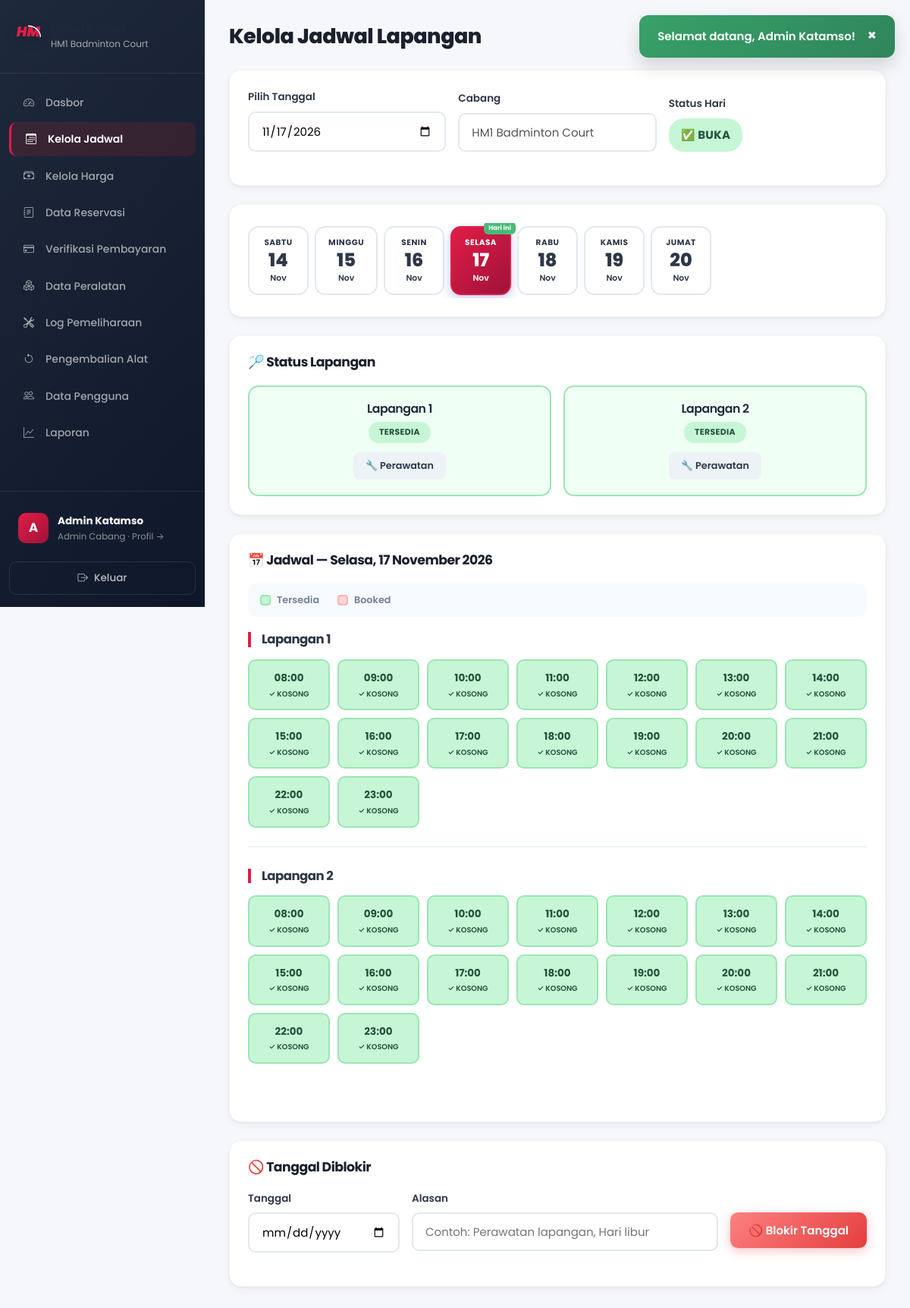
/admin/jadwal.php (signed in), run on the app's committed database.
### tables this page shows
CREATE TABLE IF NOT EXISTS cabang (
    id INT AUTO_INCREMENT PRIMARY KEY,
    nama VARCHAR(100) NOT NULL COMMENT 'Nama cabang',
    alamat VARCHAR(255) NOT NULL COMMENT 'Alamat lengkap cabang',
    jumlah_lapangan INT NOT NULL DEFAULT 0 COMMENT 'Jumlah lapangan di cabang',
    no_telepon VARCHAR(20) DEFAULT NULL COMMENT 'Nomor telepon cabang',
    created_at TIMESTAMP DEFAULT CURRENT_TIMESTAMP,
    
    INDEX idx_nama (nama)
);

CREATE TABLE IF NOT EXISTS lapangan (
    id INT AUTO_INCREMENT PRIMARY KEY,
    cabang_id INT NOT NULL COMMENT 'ID cabang pemilik lapangan',
    nama VARCHAR(50) NOT NULL COMMENT 'Nama lapangan (Lapangan 1, 2, dst)',
    tipe ENUM('indoor', 'outdoor') DEFAULT 'indoor' COMMENT 'Tipe lapangan',
    status ENUM('tersedia', 'perawatan', 'tidak_aktif') DEFAULT 'tersedia' COMMENT 'Status ketersediaan',
    
    FOREIGN KEY (cabang_id) REFERENCES cabang(id) ON DELETE CASCADE,
    INDEX idx_cabang (cabang_id),
    INDEX idx_status (status)
);

### config/functions.php (called while the page is built, shortened)
<?php
function getCabangById($id) {
    $db = getDB();
    $stmt = $db->prepare("SELECT * FROM cabang WHERE id = ?");
    $stmt->execute([$id]);
    return $stmt->fetch();
}
function getAllLapanganByCabang($cabang_id) {
    $db = getDB();
    $stmt = $db->prepare("SELECT * FROM lapangan WHERE cabang_id = ? ORDER BY nama");
    $stmt->execute([$cabang_id]);
    return $stmt->fetchAll();
}
function getJadwalTersedia($lapangan_id, $tanggal) {
    $db = getDB();
    $stmt = $db->prepare("SELECT waktu_mulai, waktu_selesai FROM reservasi
        WHERE lapangan_id = ? AND tanggal = ? AND status != 'cancelled'");
    $stmt->execute([$lapangan_id, $tanggal]);
    $booked = $stmt->fetchAll();
    $jadwal = [];
    for ($i = 8; $i <= 23; $i++) {
        $slot_mulai = sprintf('%02d:00:00', $i);
        $slot_selesai = sprintf('%02d:00:00', $i + 1);
        $tersedia = true;
        $jadwal[] = [
            'jam' => sprintf('%02d:00', $i),
            'waktu_mulai' => $slot_mulai,
            'waktu_selesai' => $slot_selesai,
            'tersedia' => $tersedia
        ];
    }
    return $jadwal;
}
function formatTanggal($tanggal) {
    $bulan = ['','Januari','Februari','Maret','April','Mei','Juni','Juli','Agustus','September','Oktober','November','Desember'];
    $t = explode('-', substr($tanggal, 0, 10));
    return (int)$t[2] . ' ' . $bulan[(int)$t[1]] . ' ' . $t[0];
}
function getHariIndo($tanggal) {
    $hari = ['Minggu','Senin','Selasa','Rabu','Kamis','Jumat','Sabtu'];
    return $hari[date('w', strtotime($tanggal))];
}
function isDateBlocked($cabang_id, $tanggal) {
    $db = getDB();
    $stmt = $db->prepare("SELECT COUNT(*) FROM blocked_dates WHERE cabang_id = ? AND tanggal = ?");
    $stmt->execute([$cabang_id, $tanggal]);
    return $stmt->fetchColumn() > 0;
}
?>

### admin/jadwal.php (the view, shortened to what this page needs)
<?php
$cabang_id = getAdminCabangId();
$cabang = getCabangById($cabang_id);
$tanggal = $_GET['tanggal'] ?? date('Y-m-d');
$lapangan = getAllLapanganByCabang($cabang_id);
$dateBlocked = isDateBlocked($cabang_id, $tanggal);
$jadwalData = [];
foreach ($lapangan as $l) {
    if ($l['status'] === 'tersedia') {
        $jadwalData[$l['id']] = getJadwalTersedia($l['id'], $tanggal);
    }
}
$active_page = 'jadwal';
require_once __DIR__ . '/../includes/header.php';
?>
<div class="dashboard-layout">
    <?php require_once __DIR__ . '/../includes/sidebar_admin.php'; ?>
    <main class="main-content">
        <header class="page-header">
            <h1>Kelola Jadwal Lapangan</h1>
        </header>
        <div class="content-section">
            <form method="GET" action="" class="filter-form">
                <div class="form-row">
                    <div class="form-group">
                        <label>Pilih Tanggal</label>
                        <input type="date" name="tanggal" value="<?php echo $tanggal; ?>" onchange="this.form.submit()">
                    </div>
                    <div class="form-group">
                        <label>Cabang</label>
                        <input type="text" disabled value="<?php echo $cabang['nama']; ?>">
                    </div>
                    <div class="form-group">
                        <label>Status Hari</label>
                        <?php if ($dateBlocked): ?>
                            <span class="badge badge-cancelled" style="font-size:1em;padding:10px 16px;">🚫 DIBLOKIR</span>
                        <?php else: ?>
                            <span class="badge badge-confirmed" style="font-size:1em;padding:10px 16px;">✅ BUKA</span>
                        <?php endif; ?>
                    </div>
                </div>
            </form>
        </div>
        <div class="content-section">
            <div class="date-nav">
                <?php for ($d = -3; $d <= 3; $d++):
                    $navDate = date('Y-m-d', strtotime("$tanggal $d days"));
                    $isToday = $navDate === date('Y-m-d');
                    $isActive = $navDate === $tanggal;
                    $isBlocked = isDateBlocked($cabang_id, $navDate);
                ?>
                <a href="?tanggal=<?php echo $navDate; ?>" class="date-nav-item <?php echo $isActive ? 'active' : ''; ?> <?php echo $isBlocked ? 'blocked' : ''; ?>">
                    <span class="date-nav-day"><?php echo getHariIndo($navDate); ?></span>
                    <span class="date-nav-num"><?php echo date('d', strtotime($navDate)); ?></span>
                    <span class="date-nav-month"><?php echo date('M', strtotime($navDate)); ?></span>
                    <?php if ($isToday): ?><span class="date-today-badge">Hari ini</span><?php endif; ?>
                </a>
                <?php endfor; ?>
            </div>
        </div>
        <div class="content-section">
            <h2>🏸 Status Lapangan</h2>
            <div class="court-status-grid">
                <?php foreach ($lapangan as $l): ?>
                <div class="court-status-card <?php echo $l['status']; ?>">
                    <h4><?php echo $l['nama']; ?></h4>
                    <span class="badge badge-<?php echo $l['status'] === 'tersedia' ? 'confirmed' : ($l['status'] === 'perawatan' ? 'pending' : 'cancelled'); ?>">
                        <?php echo ucfirst(str_replace('_', ' ', $l['status'])); ?>
                    </span>
                    <div class="court-actions">
                        <?php if ($l['status'] === 'tersedia'): ?>
                            <a href="?tanggal=<?php echo $tanggal; ?>&toggle_court=<?php echo $l['id']; ?>&court_status=perawatan" class="btn btn-sm btn-secondary" onclick="return confirm('Set ke perawatan?')">🔧 Perawatan</a>
                        <?php else: ?>
                            <a href="?tanggal=<?php echo $tanggal; ?>&toggle_court=<?php echo $l['id']; ?>&court_status=tersedia" class="btn btn-sm btn-success" onclick="return confirm('Aktifkan kembali?')">✅ Aktifkan</a>
                        <?php endif; ?>
                    </div>
                </div>
                <?php endforeach; ?>
            </div>
        </div>
        <?php if (!$dateBlocked): ?>
        <div class="content-section">
            <h2>📅 Jadwal — <?php echo getHariIndo($tanggal) . ', ' . formatTanggal($tanggal); ?></h2>
            <div class="schedule-legend">
                <span class="legend-item"><span class="legend-dot available"></span> Tersedia</span>
                <span class="legend-item"><span class="legend-dot booked"></span> Booked</span>
            </div>
            <?php foreach ($lapangan as $l): ?>
                <div class="lapangan-jadwal-section">
                    <h3><?php echo $l['nama']; ?></h3>
                    <div class="jadwal-admin-grid">
                        <?php foreach ($jadwalData[$l['id']] as $j): ?>
                        <div class="jadwal-admin-slot <?php echo $j['tersedia'] ? 'tersedia' : 'booked'; ?>">
                            <span class="jam"><?php echo $j['jam']; ?></span>
                            <span class="status"><?php echo $j['tersedia'] ? '✓ Kosong' : '✕ Booked'; ?></span>
                        </div>
                        <?php endforeach; ?>
                    </div>
                </div>
            <?php endforeach; ?>
        </div>
        <?php endif; ?>
        <div class="content-section">
            <h2>🚫 Tanggal Diblokir</h2>
            <form method="POST" class="block-date-form">
                <div class="form-row">
                    <div class="form-group">
                        <label>Tanggal</label>
                        <input type="date" name="block_tanggal" required min="<?php echo date('Y-m-d'); ?>">
                    </div>
                    <div class="form-group">
                        <label>Alasan</label>
                        <input type="text" name="alasan" required placeholder="Contoh: Perawatan lapangan, Hari libur">
                    </div>
                    <div class="form-group">
                        <label>&nbsp;</label>
                        <button type="submit" name="block_date" class="btn btn-danger">🚫 Blokir Tanggal</button>
                    </div>
                </div>
            </form>
        </div>
    </main>
</div>
<?php require_once __DIR__ . '/../includes/footer.php'; ?>

### includes/sidebar_admin.php (shortened to what this page needs)
<?php
$admin_cabang = getCabangById($_SESSION['cabang_id'] ?? 0);
$admin_cabang_nama = $admin_cabang['nama'] ?? 'Admin Panel';
?>
<aside class="sidebar" id="app-sidebar">
    <div class="sidebar-brand">
        <span class="brand-icon">
            <svg width="35" height="30" viewBox="0 0 100 80" fill="none" xmlns="http://www.w3.org/2000/svg">
                <text x="5" y="55" fill="var(--primary)" font-family="'Poppins', sans-serif" font-weight="900" font-size="52" font-style="italic">HM</text>
            </svg>
        </span>
        <div>
            <h3>Panel Admin</h3>
            <small><?php echo htmlspecialchars($admin_cabang_nama); ?></small>
        </div>
    </div>
    <nav class="sidebar-nav">
        <a href="<?php echo BASE_URL; ?>admin/dashboard.php" class="nav-item <?php echo ($active_page ?? '') === 'dashboard' ? 'active' : ''; ?>">
            <span class="nav-icon"><i class="bi bi-speedometer2"></i></span><span>Dasbor</span>
        </a>
        <a href="<?php echo BASE_URL; ?>admin/jadwal.php" class="nav-item <?php echo ($active_page ?? '') === 'jadwal' ? 'active' : ''; ?>">
            <span class="nav-icon"><i class="bi bi-calendar3"></i></span><span>Kelola Jadwal</span>
        </a>
        <a href="<?php echo BASE_URL; ?>admin/harga.php" class="nav-item <?php echo ($active_page ?? '') === 'harga' ? 'active' : ''; ?>">
            <span class="nav-icon"><i class="bi bi-cash-stack"></i></span><span>Kelola Harga</span>
        </a>
        <a href="<?php echo BASE_URL; ?>admin/reservasi.php" class="nav-item <?php echo ($active_page ?? '') === 'reservasi' ? 'active' : ''; ?>">
            <span class="nav-icon"><i class="bi bi-journal-text"></i></span><span>Data Reservasi</span>
        </a>
        <a href="<?php echo BASE_URL; ?>admin/pembayaran.php" class="nav-item <?php echo ($active_page ?? '') === 'pembayaran' ? 'active' : ''; ?>">
            <span class="nav-icon"><i class="bi bi-credit-card"></i></span>
            <span>Verifikasi Pembayaran</span>
        </a>
        <a href="<?php echo BASE_URL; ?>admin/inventory.php" class="nav-item <?php echo ($active_page ?? '') === 'inventory' ? 'active' : ''; ?>">
            <span class="nav-icon"><i class="bi bi-boxes"></i></span><span>Data Peralatan</span>
        </a>
        <a href="<?php echo BASE_URL; ?>admin/maintenance.php" class="nav-item <?php echo ($active_page ?? '') === 'maintenance' ? 'active' : ''; ?>">
            <span class="nav-icon"><i class="bi bi-tools"></i></span><span>Log Pemeliharaan</span>
        </a>
        <a href="<?php echo BASE_URL; ?>admin/pengembalian.php" class="nav-item <?php echo ($active_page ?? '') === 'pengembalian' ? 'active' : ''; ?>">
            <span class="nav-icon"><i class="bi bi-arrow-counterclockwise"></i></span><span>Pengembalian Alat</span>
        </a>
        <a href="<?php echo BASE_URL; ?>admin/pengguna.php" class="nav-item <?php echo ($active_page ?? '') === 'pengguna' ? 'active' : ''; ?>">
            <span class="nav-icon"><i class="bi bi-people"></i></span><span>Data Pengguna</span>
        </a>
        <a href="<?php echo BASE_URL; ?>admin/laporan.php" class="nav-item <?php echo ($active_page ?? '') === 'laporan' ? 'active' : ''; ?>">
            <span class="nav-icon"><i class="bi bi-graph-up"></i></span><span>Laporan</span>
        </a>
    </nav>
    <div class="sidebar-footer">
        <a href="<?php echo BASE_URL; ?>admin/profil.php" class="user-profile <?php echo ($active_page ?? '') === 'profil' ? 'profile-active' : ''; ?>" style="text-decoration:none;color:inherit;">
            <div class="user-avatar"><?php echo htmlspecialchars(strtoupper(substr($_SESSION['nama'], 0, 1))); ?></div>
            <div class="user-info">
                <strong><?php echo htmlspecialchars($_SESSION['nama']); ?></strong>
                <small>Admin Cabang · Profil &rarr;</small>
            </div>
        </a>
        <a href="<?php echo BASE_URL; ?>auth/logout.php" class="btn btn-logout">
            <span><i class="bi bi-box-arrow-right"></i></span> Keluar
        </a>
    </div>
</aside>

### data on the page
cabang: nama "HM1 Badminton Court"
lapangan: nama "Lapangan 1", status "TERSEDIA", jam "08:00", jam "09:00", jam "10:00", jam "11:00", jam "12:00", jam "13:00", jam "14:00", jam "15:00", jam "16:00", jam "17:00", jam "18:00", jam "19:00", jam "20:00", jam "21:00", jam "22:00", jam "23:00"
lapangan: nama "Lapangan 2", status "TERSEDIA", jam "08:00", jam "09:00", jam "10:00", jam "11:00", jam "12:00", jam "13:00", jam "14:00", jam "15:00", jam "16:00", jam "17:00", jam "18:00", jam "19:00", jam "20:00", jam "21:00", jam "22:00", jam "23:00"

### other printed values
$flash['message'] "Selamat datang, Admin Katamso!"
substr($_SESSION['nama'], 0, 1) "A"
$_SESSION['nama'] "Admin Katamso"
getHariIndo($navDate) "SABTU"
date('d', strtotime($navDate)) "14"
date('M', strtotime($navDate)) "Nov"
getHariIndo($navDate) "MINGGU"
date('d', strtotime($navDate)) "15"
getHariIndo($navDate) "SENIN"
date('d', strtotime($navDate)) "16"
getHariIndo($navDate) "SELASA"
date('d', strtotime($navDate)) "17"
getHariIndo($navDate) "RABU"
date('d', strtotime($navDate)) "18"
getHariIndo($navDate) "KAMIS"
